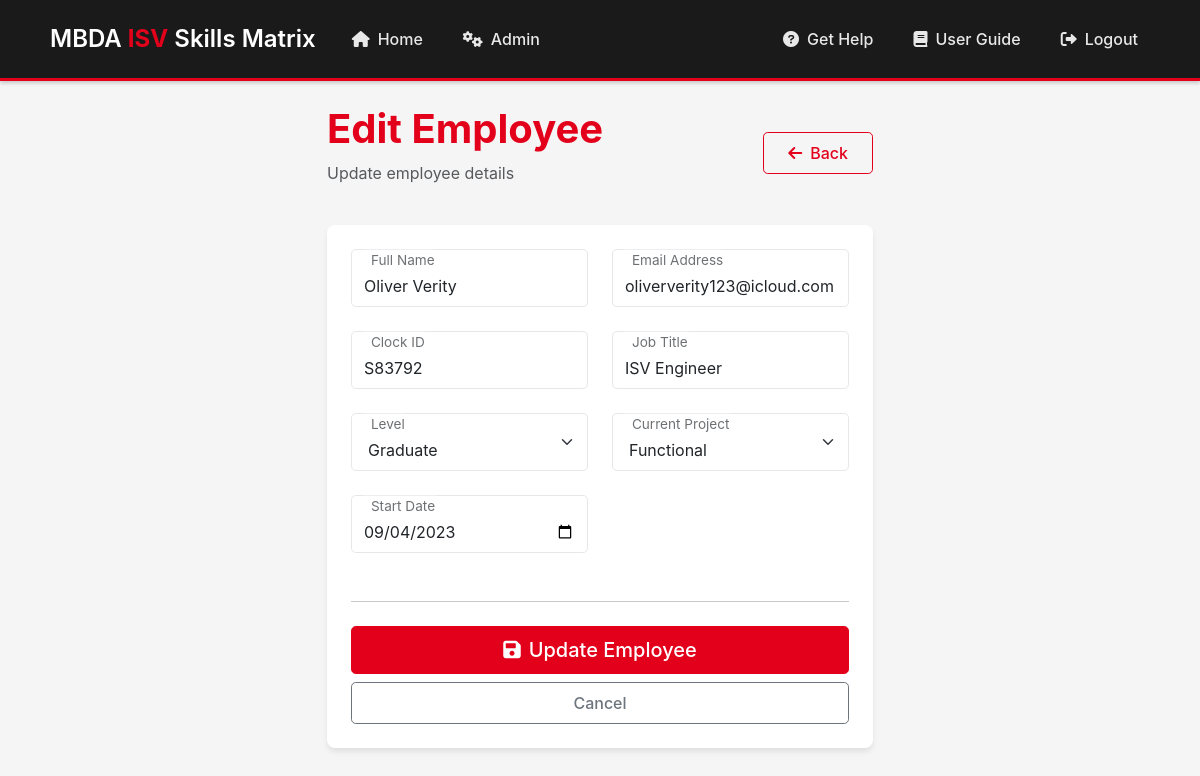
The page /employee/edit/2 (signed in) on the database as committed earlier.
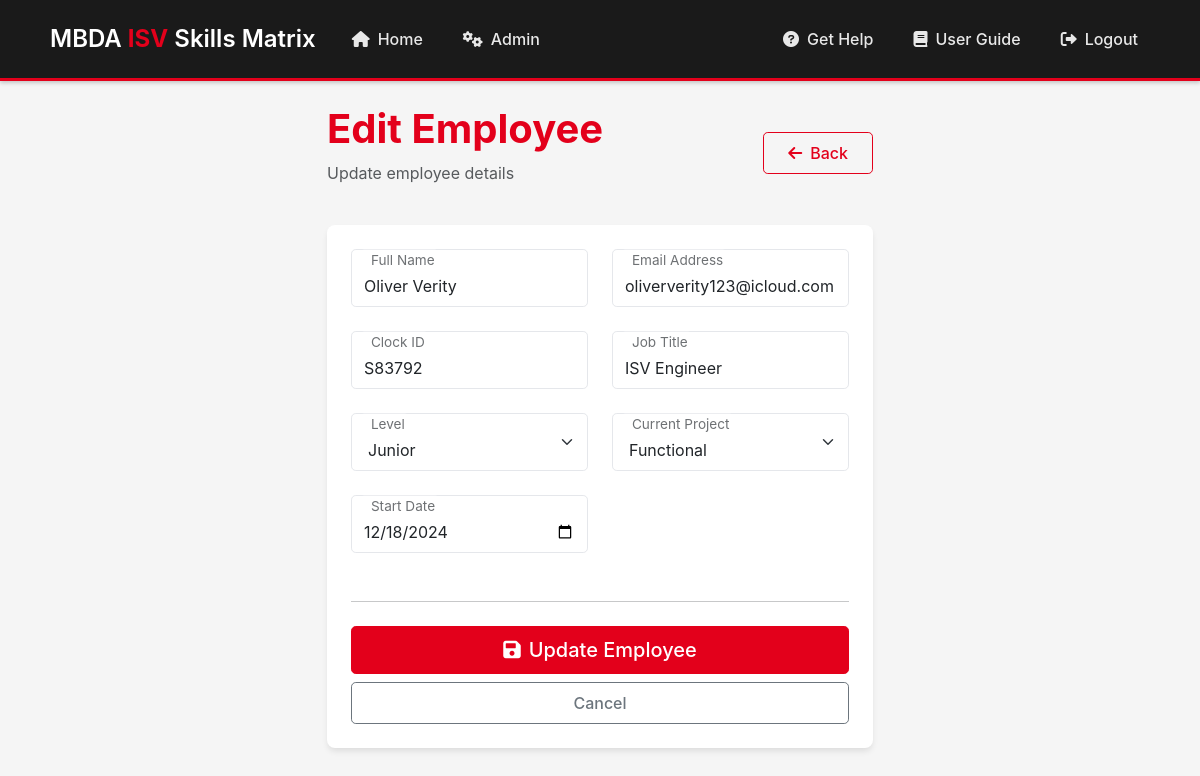
The same page on the database as committed later.
### app.py (models this page shows, shortened)
class Employee(db.Model):
    id = db.Column(db.Integer, primary_key=True)
    name = db.Column(db.String(100), nullable=False)
    email = db.Column(db.String(120), unique=True, nullable=False)
    clock_id = db.Column(db.String(50), unique=True)
    password_hash = db.Column(db.String(256))  # Only for admin users
    is_admin = db.Column(db.Boolean, default=False)
    job_title = db.Column(db.String(100), nullable=False)
    level_id = db.Column(db.Integer, db.ForeignKey('level.id'), nullable=False)
    project_id = db.Column(db.Integer, db.ForeignKey('project.id'))
    start_date = db.Column(db.Date, nullable=False)
    created_at = db.Column(db.DateTime, default=datetime.utcnow)
    skills = db.relationship('EmployeeSkill', backref='employee', lazy=True)

class Level(db.Model):
    id = db.Column(db.Integer, primary_key=True)
    name = db.Column(db.String(50), nullable=False, unique=True)
    order = db.Column(db.Integer, nullable=False)  # For sorting levels in correct order
    created_at = db.Column(db.DateTime, default=datetime.utcnow)
    employees = db.relationship('Employee', backref='level_rel', lazy=True)

class Project(db.Model):
    id = db.Column(db.Integer, primary_key=True)
    name = db.Column(db.String(200), nullable=False, unique=True)
    created_at = db.Column(db.DateTime, default=datetime.utcnow)
    employees = db.relationship('Employee', backref='project_rel', lazy=True)

### app.py (the view)
    def decorated_function(*args, **kwargs):
        if not session.get('is_admin', False):
            flash('Access denied. Administrator privileges required.', 'error')
            return redirect(url_for('login'))
        return f(*args, **kwargs)

### app.py (called while the page is built, shortened)
def admin_required(f):
    def decorated_function(*args, **kwargs):
        if not session.get('is_admin', False):
            flash('Access denied. Administrator privileges required.', 'error')
            return redirect(url_for('login'))
        return f(*args, **kwargs)
    decorated_function.__name__ = f.__name__
    return decorated_function

@app.route('/employee/edit/<int:employee_id>', methods=['GET', 'POST'])
@admin_required
def edit_employee(employee_id):
    employee = Employee.query.get_or_404(employee_id)
    projects = Project.query.order_by(Project.name).all()
    levels = Level.query.order_by(Level.order).all()
    return render_template('edit_employee.html',
                         employee=employee,
                         projects=projects,
                         levels=levels)

### templates/edit_employee.html (shortened to what the changed rows need)
{% extends "base.html" %}
{% block content %}
<div class="row justify-content-center">
    <div class="col-md-8 col-lg-6">
        <div class="d-flex align-items-center justify-content-between mb-4">
            <div>
                <h1 class="display-6 fw-bold text-primary mb-0">Edit Employee</h1>
            </div>
        </div>
        <div class="card">
            <div class="card-body p-4">
                <form method="POST">
                    <div class="row g-4">
                        <div class="col-md-6">
                            <div class="form-floating">
                                <input type="text" class="form-control" id="name" name="name" value="{{ employee.name }}" required>
                                <label for="name">Full Name</label>
                            </div>
                        </div>
                        <div class="col-md-6">
                            <div class="form-floating">
                                <input type="email" class="form-control" id="email" name="email" value="{{ employee.email }}" required>
                                <label for="email">Email Address</label>
                            </div>
                        </div>
                        <div class="col-md-6">
                            <div class="form-floating">
                                <input type="text" class="form-control" id="clock_id" name="clock_id" value="{{ employee.clock_id }}">
                                <label for="clock_id">Clock ID</label>
                            </div>
                        </div>
                        <div class="col-md-6">
                            <div class="form-floating">
                                <input type="text" class="form-control" id="job_title" name="job_title" value="{{ employee.job_title }}" required>
                                <label for="job_title">Job Title</label>
                            </div>
                        </div>
                        <div class="col-md-6">
                            <div class="form-floating">
                                <select class="form-select" id="level" name="level_id" required>
                                    {% for level in levels %}
                                        <option value="{{ level.id }}" {% if level.id == employee.level_id %}selected{% endif %}>
                                            {{ level.name }}
                                        </option>
                                    {% endfor %}
                                </select>
                                <label for="level">Level</label>
                            </div>
                        </div>
                        <div class="col-md-6">
                            <div class="form-floating">
                                <select class="form-select" id="project_id" name="project_id">
                                    {% for project in projects %}
                                        <option value="{{ project.id }}" {% if project.id == employee.project_id %}selected{% endif %}>
                                            {{ project.name }}
                                        </option>
                                    {% endfor %}
                                </select>
                                <label for="project_id">Current Project</label>
                            </div>
                        </div>
                        <div class="col-md-6">
                            <div class="form-floating">
                                <input type="date" class="form-control" id="start_date" name="start_date"
                                       value="{{ employee.start_date.strftime('%Y-%m-%d') }}" required>
                                <label for="start_date">Start Date</label>
                            </div>
                        </div>
                    </div>
                </form>
            </div>
        </div>
    </div>
</div>
{% endblock %}

Rows that differ between the two databases and show on the page:
changed Employee "Oliver Verity": level_id "Graduate" → "Junior"; start_date "09/04/2023" → "12/18/2024"
